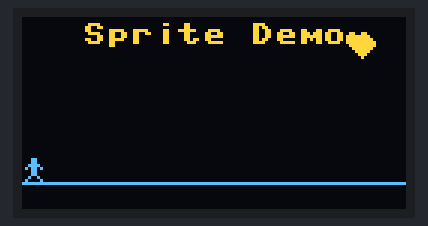
Bench run of a program on a simulated MicroPython board. Shown: 128×64 one-colour display. The OLED is the two-colour kind (top 16 rows yellow); library files of the repository ran but are not shown: ssd1306.py.

Above: at 1.07 s.
At 2.7 s:
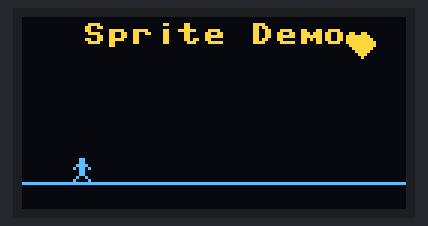
At 4.31 s:
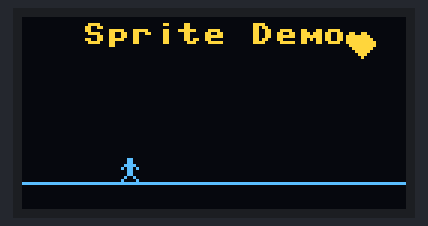
At 7.74 s:
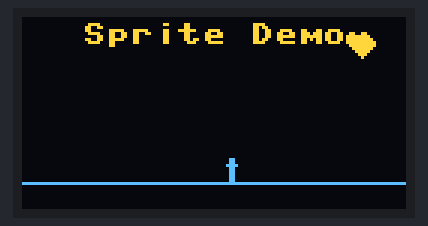
At 11.17 s:
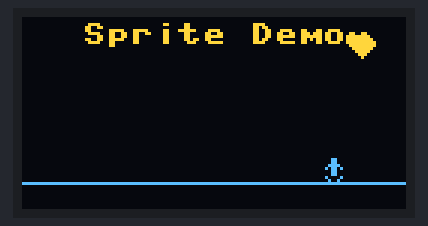
At 14.61 s:
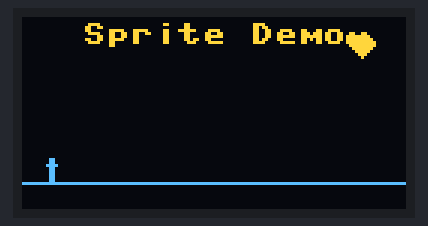

Measured:
- by itself, everything shown: repeats every 12.9 s, in 64 steps

The program:

sprite_demo.py
```python
from machine import Pin, SoftI2C
import ssd1306
import framebuf
import time

i2c = SoftI2C(sda=Pin(10, Pin.PULL_UP), scl=Pin(11, Pin.PULL_UP), freq=100000)
time.sleep(0.5)
oled = ssd1306.SSD1306_I2C(128, 64, i2c)

# 8x8 sprite frames — a simple walking figure
# Each frame is 8 bytes (8x8 monochrome, 1 bit per pixel)
FRAMES = [
    bytearray([0x18, 0x18, 0x3C, 0x5A, 0x18, 0x18, 0x24, 0x42]),  # arms out, legs apart
    bytearray([0x18, 0x18, 0x3C, 0x18, 0x18, 0x18, 0x18, 0x18]),  # standing straight
    bytearray([0x18, 0x18, 0x3C, 0x5A, 0x18, 0x18, 0x42, 0x24]),  # arms out, legs crossed
    bytearray([0x18, 0x18, 0x3C, 0x18, 0x18, 0x18, 0x18, 0x18]),  # standing straight
]

# A 16x16 heart icon
HEART = bytearray([
    0x00, 0x00,
    0x66, 0x00,
    0xFF, 0x00,
    0xFF, 0x80,
    0xFF, 0xC0,
    0x7F, 0xC0,
    0x3F, 0x80,
    0x1F, 0x00,
    0x0E, 0x00,
    0x04, 0x00,
    0x00, 0x00,
    0x00, 0x00,
    0x00, 0x00,
    0x00, 0x00,
    0x00, 0x00,
    0x00, 0x00,
])

# Wrap byte arrays in FrameBuffer objects for blit()
sprites = []
for f in FRAMES:
    sprites.append(framebuf.FrameBuffer(f, 8, 8, framebuf.MONO_HLSB))

heart_fb = framebuf.FrameBuffer(HEART, 16, 16, framebuf.MONO_HLSB)

# Animate the walking figure across the screen
frame_idx = 0
x = 0

while True:
    oled.fill(0)

    # Draw the heart icon in the top-right corner
    oled.blit(heart_fb, 108, 4)

    # Draw ground line
    oled.hline(0, 55, 128, 1)

    # Draw the walking sprite
    oled.blit(sprites[frame_idx], x, 47)

    # Scrolling text above
    oled.text("Sprite Demo", 20, 2)

    oled.show()

    frame_idx = (frame_idx + 1) % len(sprites)
    x = (x + 2) % 128

    time.sleep_ms(100)
```
